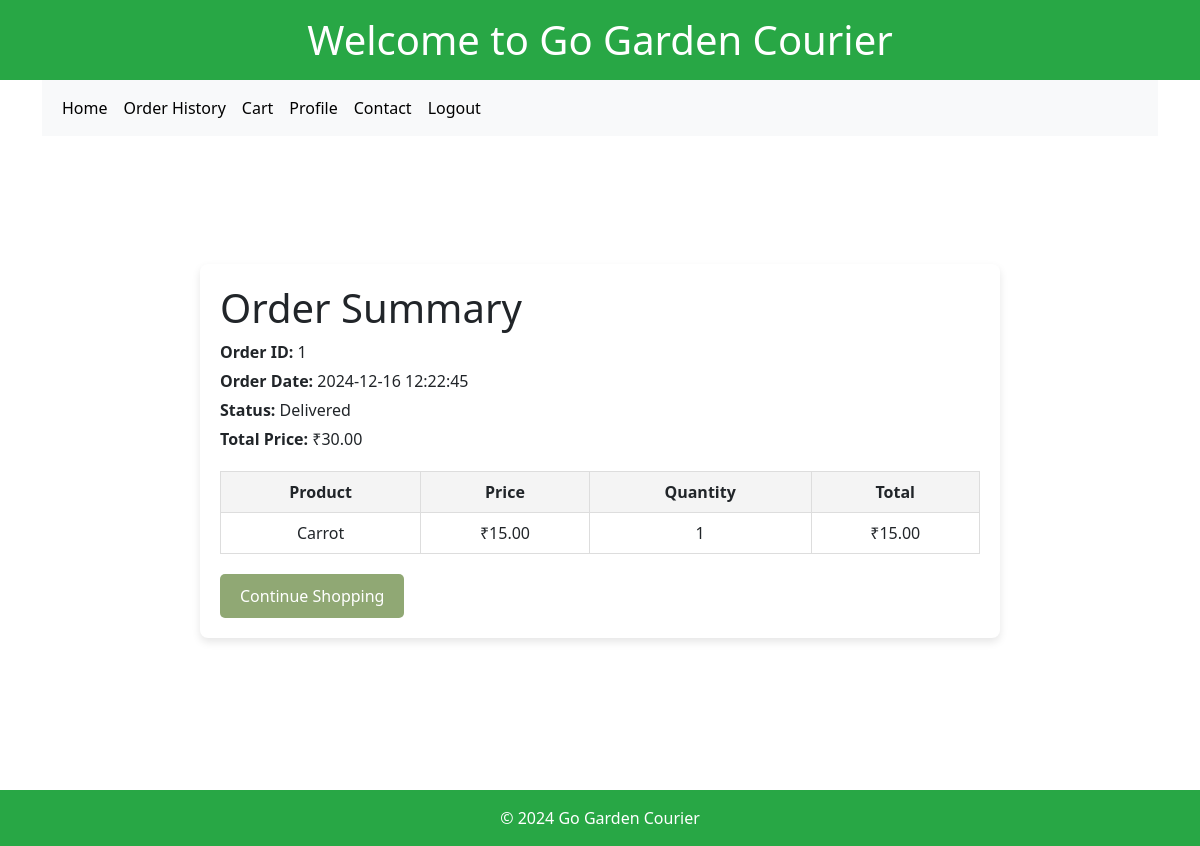
Screenshot of /order/1 (signed in) with the database file from the repository.
### models.py (models this page shows)
class Order(db.Model):
    __tablename__ = 'orders'
    order_id = db.Column(db.Integer, primary_key=True)
    user_id = db.Column(db.Integer, db.ForeignKey('users.user_id'))
    assigned_to = db.Column(db.Integer, db.ForeignKey('users.user_id'), nullable=False)
    status = db.Column(db.String(50), nullable=False, default='Pending')
    address = db.Column(db.String(300))
    pincode = db.Column(db.String, nullable=False)
    estimated_delivery = db.Column(db.DateTime)
    actual_delivery = db.Column(db.DateTime)
    created_at = db.Column(db.DateTime, default=datetime.now(timezone.utc))
    updated_at = db.Column(db.DateTime, default=datetime.now(timezone.utc), onupdate=datetime.now(timezone.utc))
    total_price = db.Column(db.Float, nullable=False)
    shipping_cost = db.Column(db.Float, nullable=False)
    user = db.relationship("User",foreign_keys=[user_id],back_populates="orders_customer")
    courier = db.relationship("User", foreign_keys=[assigned_to], back_populates="orders_courier")
    order_items = db.relationship("OrderItem", back_populates="order")
    audit_logs = db.relationship("Audit",foreign_keys='Audit.order_id', back_populates="order")

class OrderItem(db.Model):
    __tablename__ = 'order_item'
    order_item_id = db.Column(db.Integer, primary_key=True)
    order_id = db.Column(db.Integer, db.ForeignKey('orders.order_id'))
    product_id = db.Column(db.Integer, db.ForeignKey('product.product_id'))
    quantity = db.Column(db.Integer, nullable=False)
    order = db.relationship("Order", back_populates="order_items")
    product = db.relationship("Product", back_populates="order_items")

class Product(db.Model):
    __tablename__ = 'product'
    product_id = db.Column(db.Integer, primary_key=True)
    name = db.Column(db.String(80), nullable=False)
    cost_price = db.Column(db.Float, nullable=False)
    selling_price = db.Column(db.Float, nullable=False)
    description = db.Column(db.String)
    stock_quantity = db.Column(db.Integer, nullable=False)
    image_url = db.Column(db.String)
    category_id = db.Column(db.Integer, db.ForeignKey('category.category_id'))
    product_weight = db.Column(db.Float, default=0)
    category = db.relationship("Category", back_populates="products")
    cart_items = db.relationship("CartItem", back_populates="product")
    order_items = db.relationship("OrderItem", back_populates="product")

### customer.py (the view)
@app.route('/order/<int:order_id>')
@login_required
def order_summary(order_id):
    order = Order.query.get_or_404(order_id)
    if order.user_id != current_user.user_id:
        flash('Unauthorized access to this order.', 'danger')
        return redirect(url_for('customer.show_products'))
    return render_template('order_summary_t2.html', order=order)

### templates/order_summary_t2.html (shortened to what this page needs)
{% extends "base.html" %}
{% block extra_css %}
<link rel="stylesheet" href="{{ url_for('static', filename='css/order_summary.css') }}">
{% endblock %}
{% block content %}
<nav class="navbar navbar-expand-lg navbar-light bg-light">
    <div class="container-fluid">
        <div class="collapse navbar-collapse" id="navbarSupportedContent">
            <ul class="navbar-nav me-auto mb-2 mb-lg-0">
                <li class="nav-item">
                    <a class="nav-link active" href="{{ url_for('customer.show_products') }}">Home</a>
                </li>
                <li class="nav-item">
                    <a class="nav-link active" href="{{ url_for('customer.history') }}">Order History</a>
                </li>
                <li class="nav-item">
                    <a class="nav-link active" href="{{ url_for('customer.view_cart') }}">Cart</a>
                </li>
                <li class="nav-item">
                    <a class="nav-link active" href="{{ url_for('customer.cust_profile') }}">Profile</a>
                </li>
                <li class="nav-item">
                    <a class="nav-link active" href="{{ url_for('customer.contact') }}">Contact</a>
                </li>
                <li class="nav-item">
                    <a class="nav-link active" href="{{ url_for('authenticate.logout') }}">Logout</a>
                </li>
            </ul>
        </div>
    </div>
</nav>
<div class="wrapper-order-container">
<div class="order-container">
    <h1>Order Summary</h1>
    <div class="order-details">
        <p><strong>Order ID:</strong> {{ order.order_id }}</p>
        <p><strong>Order Date:</strong> {{ order.created_at.strftime('%Y-%m-%d %H:%M:%S') }}</p>
        <p><strong>Status:</strong> {{ order.status }}</p>
        <p><strong>Total Price:</strong> ₹{{ "%.2f" | format(order.total_price) }}</p>
    </div>
    <table class="order-items">
        <thead>
            <tr>
                <th>Product</th>
                <th>Price</th>
                <th>Quantity</th>
                <th>Total</th>
            </tr>
        </thead>
        <tbody>
            {% for item in order.order_items %}
            <tr>
                <td>{{ item.product.name }}</td>
                <td>₹{{ "%.2f" | format(item.product.selling_price) }}</td>
                <td>{{ item.quantity }}</td>
                <td>₹{{ "%.2f" | format(item.quantity * item.product.selling_price) }}</td>
            </tr>
            {% endfor %}
        </tbody>
    </table>
    <a href="{{ url_for('customer.show_products') }}" class="btn">Continue Shopping</a>
</div>
</div>
{% endblock %}

### static/css/order_summary.css (style rules this page uses)
.wrapper-order-container { display: flex; justify-content: center; align-items: center; height: calc(100vh - 170px); }
.order-container { width: 100%; max-width: 800px; margin: 20px auto; padding: 20px; background: #fff; border-radius: 8px; box-shadow: 0 4px 8px rgba(0, 0, 0, 0.1); }
.order-details { margin-bottom: 20px; }
.order-details p { font-size: 16px; margin: 5px 0; }
.order-items { width: 100%; border-collapse: collapse; margin-top: 20px; }
.order-items th, .order-items td { border: 1px solid #ddd; padding: 8px; text-align: center; }
.order-items th { background-color: #f4f4f4; font-weight: bold; }
.btn { margin-top: 20px; padding: 10px 20px; background-color: #90a874; color: white; border: none; border-radius: 5px; cursor: pointer; }

### rows the page displays
Order: order_id "1", created_at "2024-12-16 12:22:45", status "Delivered", total_price "30.00"
OrderItem: product.name "Carrot", quantity "1", item.quantity*item.product.selling_price "15.00"
Product: product.selling_price "15.00"
